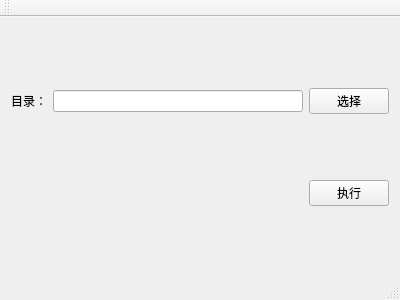
<?xml version="1.0" encoding="UTF-8"?>
<ui version="4.0">
 <class>MainWindow</class>
 <widget class="QMainWindow" name="MainWindow">
  <property name="geometry">
   <rect>
    <x>0</x>
    <y>0</y>
    <width>400</width>
    <height>300</height>
   </rect>
  </property>
  <property name="windowTitle">
   <string>MainWindow</string>
  </property>
  <widget class="QWidget" name="centralWidget">
   <layout class="QVBoxLayout" name="verticalLayout">
    <item>
     <layout class="QHBoxLayout" name="horizontalLayout">
      <item>
       <widget class="QLabel" name="label">
        <property name="text">
         <string>目录：</string>
        </property>
       </widget>
      </item>
      <item>
       <widget class="QLineEdit" name="dirName"/>
      </item>
      <item>
       <widget class="QPushButton" name="selectButton">
        <property name="text">
         <string>选择</string>
        </property>
       </widget>
      </item>
     </layout>
    </item>
    <item>
     <layout class="QHBoxLayout" name="horizontalLayout_2">
      <item>
       <spacer name="horizontalSpacer">
        <property name="orientation">
         <enum>Qt::Horizontal</enum>
        </property>
        <property name="sizeHint" stdset="0">
         <size>
          <width>40</width>
          <height>20</height>
         </size>
        </property>
       </spacer>
      </item>
      <item>
       <widget class="QPushButton" name="doButton">
        <property name="text">
         <string>执行</string>
        </property>
       </widget>
      </item>
     </layout>
    </item>
   </layout>
  </widget>
  <widget class="QMenuBar" name="menuBar">
   <property name="geometry">
    <rect>
     <x>0</x>
     <y>0</y>
     <width>400</width>
     <height>22</height>
    </rect>
   </property>
  </widget>
  <widget class="QToolBar" name="mainToolBar">
   <attribute name="toolBarArea">
    <enum>TopToolBarArea</enum>
   </attribute>
   <attribute name="toolBarBreak">
    <bool>false</bool>
   </attribute>
  </widget>
  <widget class="QStatusBar" name="statusBar"/>
 </widget>
 <layoutdefault spacing="6" margin="11"/>
 <resources/>
 <connections/>
</ui>
